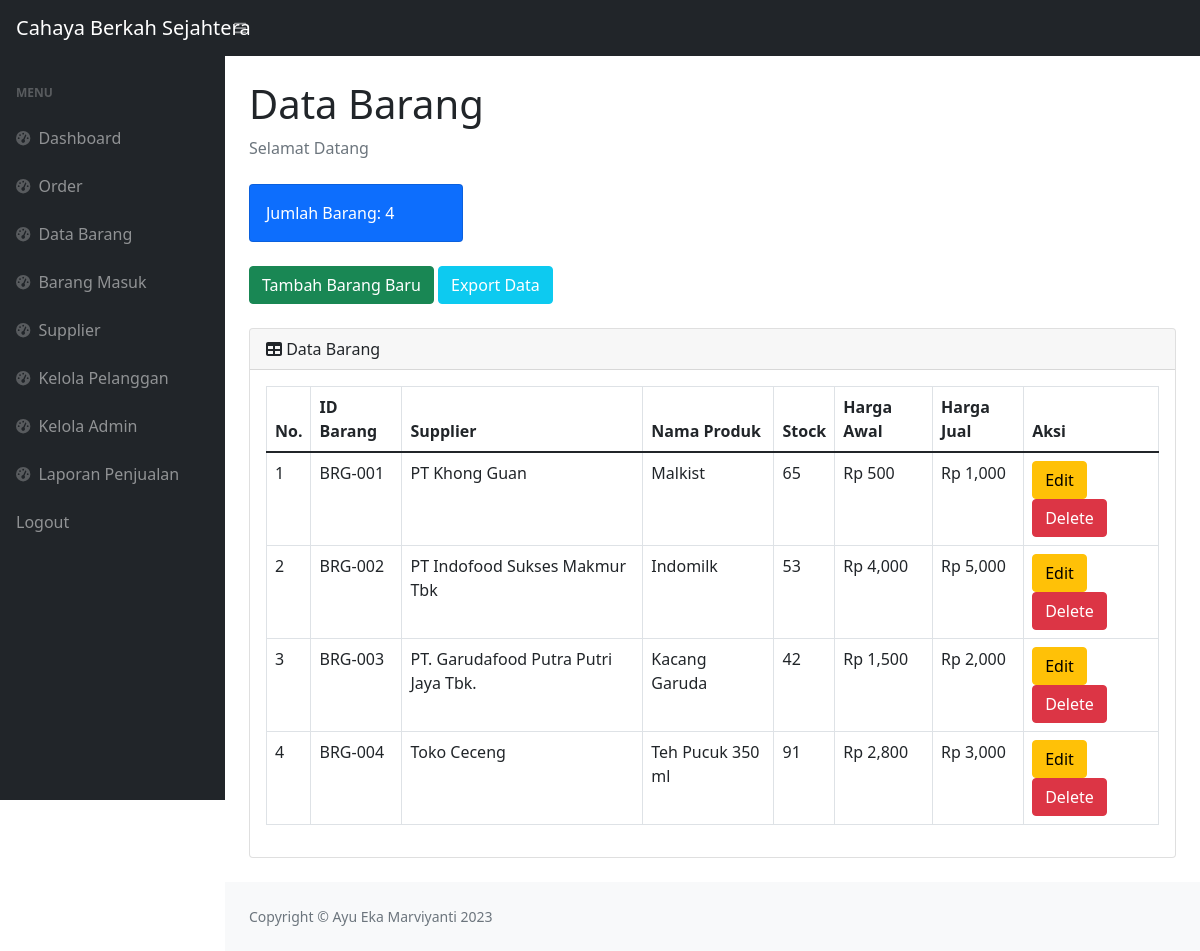
The app's page /stock02.php with its own data.
### tables this page shows
CREATE TABLE `barang` (
  `kode_barang` varchar(12) NOT NULL,
  `barcode` varchar(25) NOT NULL,
  `namaproduk` varchar(50) NOT NULL,
  `id_suplier` int(11) NOT NULL,
  `hargaawal` int(11) NOT NULL,
  `hargajual` int(11) NOT NULL,
  `stok` int(11) NOT NULL
);

CREATE TABLE `suplier` (
  `id_suplier` int(11) NOT NULL,
  `nama_suplier` varchar(255) NOT NULL,
  `telpon` varchar(15) NOT NULL,
  `deskripsi` varchar(255) NOT NULL,
  `alamat` text NOT NULL
);

### stock02.php (the view, shortened to what this page needs)
<?php
require 'function02.php';
$h1 = mysqli_query($conn, "select * from barang ");
$h2 = mysqli_num_rows($h1);
?>
<!DOCTYPE html>
<html lang="en">
<head>
    <link rel="stylesheet" type="text/css" href="https://cdn.datatables.net/1.10.19/css/jquery.dataTables.css">
    <link rel="stylesheet" type="text/css" href="https://cdn.datatables.net/buttons/1.6.5/css/buttons.dataTables.min.css">
    <link rel="stylesheet" type="text/css" href="https://cdn.datatables.net/1.10.19/css/jquery.dataTables.min.css">
    <link href="css/styles.css" rel="stylesheet" />
</head>
<body class="sb-nav-fixed">
    <nav class="sb-topnav navbar navbar-expand navbar-dark bg-dark">
        <a class="navbar-brand ps-3" href="stock02.php">Cahaya Berkah Sejahtera</a>
        <button class="btn btn-link btn-sm order-1 order-lg-0 me-4 me-lg-0" id="sidebarToggle" href="#!"><i class="fas fa-bars"></i></button>
    </nav>
    <div id="layoutSidenav">
        <div id="layoutSidenav_nav">
            <nav class="sb-sidenav accordion sb-sidenav-dark" id="sidenavAccordion">
                <div class="sb-sidenav-menu">
                    <div class="nav">
                        <div class="sb-sidenav-menu-heading">Menu</div>
                        <a class="nav-link" href="index02.php">
                            <div class="sb-nav-link-icon"><i class="fas fa-tachometer-alt"></i></div>
                            Dashboard
                        </a>
                        <a class="nav-link" href="transaksi.php">
                            <div class="sb-nav-link-icon"><i class="fas fa-tachometer-alt"></i></div>
                            Order
                        </a>
                        <a class="nav-link" href="stock02.php">
                            <div class="sb-nav-link-icon"><i class="fas fa-tachometer-alt"></i></div>
                            Data Barang
                        </a>
                        <a class="nav-link" href="masuk02.php">
                            <div class="sb-nav-link-icon"><i class="fas fa-tachometer-alt"></i></div>
                            Barang Masuk
                        </a>
                        <a class="nav-link" href="">
                            <div class="sb-nav-link-icon"><i class="fas fa-tachometer-alt"></i></div>
                            Supplier
                        </a>
                        <a class="nav-link" href="pelanggan.php">
                            <div class="sb-nav-link-icon"><i class="fas fa-tachometer-alt"></i></div>
                            Kelola Pelanggan
                        </a>
                        <a class="nav-link" href="">
                            <div class="sb-nav-link-icon"><i class="fas fa-tachometer-alt"></i></div>
                            Kelola Admin
                        </a>
                        <a class="nav-link" href="laporan02.php">
                            <div class="sb-nav-link-icon"><i class="fas fa-tachometer-alt"></i></div>
                            Laporan Penjualan
                        </a>
                        <a class="nav-link" href="logout.php">
                            Logout
                        </a>
                    </div>
                </div>
            </nav>
        </div>
        <div id="layoutSidenav_content">
            <main>
                <div class="container-fluid px-4">
                    <h1 class="mt-4">Data Barang</h1>
                    <ol class="breadcrumb mb-4">
                        <li class="breadcrumb-item active">Selamat Datang</li>
                    </ol>
                    <div class="row">
                        <div class="col-xl-3 col-md-6">
                            <div class="card bg-primary text-white mb-4">
                                <div class="card-body">Jumlah Barang: <?= $h2; ?></div>
                            </div>
                        </div>
                    </div>
                    <button type="button" class="btn btn-success mb-4" data-bs-toggle="modal" data-bs-target="#exampleModal">
                        Tambah Barang Baru
                    </button>
                    <a href="export-stok02.php" class="btn btn-info text-white mb-4">Export Data</a>
                    <div class="card mb-4">
                        <div class="card-header">
                            <i class="fas fa-table mr-1"></i>
                            Data Barang
                        </div>
                        <div class="card-body">
                            <div class="data-tables datatable-dark">
                                <table class="table table-bordered" id="dataTable" width="100%" collspacing="0">
                                    <thead>
                                        <tr>
                                            <th>No.</th>
                                            <th>ID Barang</th>
                                            <th>Supplier</th>
                                            <th>Nama Produk</th>
                                            <th>Stock</th>
                                            <th>Harga Awal</th>
                                            <th>Harga Jual</th>
                                            <th>Aksi</th>
                                        </tr>
                                    </thead>
                                    <tbody>
                                        <?php
                                        $get = mysqli_query($conn, "select * from barang  b, suplier s where b.id_suplier=s.id_suplier");
                                        $i = 1;
                                        while ($p = mysqli_fetch_array($get)) {
                                            $nama_suplier   = $p['nama_suplier'];
                                            $namaproduk     = $p['namaproduk'];
                                            $stok           = $p['stok'];
                                            $hargaawal      = $p['hargaawal'];
                                            $hargajual      = $p['hargajual'];
                                            $kode_barang    = $p['kode_barang'];
                                        ?>
                                            <tr>
                                                <td><?= $i++; ?></td>
                                                <td><?php echo $kode_barang; ?></td>
                                                <td><?php echo $nama_suplier; ?></td>
                                                <td><?php echo $namaproduk; ?></td>
                                                <td><?php echo $stok; ?></td>
                                                <td>Rp <?php echo number_format($hargaawal); ?></td>
                                                <td>Rp <?php echo number_format($hargajual); ?></td>
                                                <td><button type="button" class="btn btn-warning" data-bs-toggle="modal" data-bs-target="#edit<?php echo $kode_barang; ?>">
                                                        Edit
                                                    </button>
                                                    <button type="button" class="btn btn-danger" data-bs-toggle="modal" data-bs-target="#delete<?php echo $kode_barang; ?>">
                                                        Delete
                                                    </button>
                                                </td>
                                            </tr>
                                        <?php
                                        };
                                        ?>
                                    </tbody>
                                </table>
                            </div>
                        </div>
                    </div>
            </main>
            <footer class="py-4 bg-light mt-auto">
                <div class="container-fluid px-4">
                    <div class="d-flex align-items-center justify-content-between small">
                        <div class="text-muted">Copyright &copy; Ayu Eka Marviyanti 2023</div>
                    </div>
                </div>
            </footer>
        </div>
    </div>
</body>
</html>

### records on screen
barang: kode_barang "BRG-001", id_suplier.nama_suplier "PT Khong Guan", namaproduk "Malkist", stok "65", hargaawal "500", hargajual "1,000"
barang: kode_barang "BRG-002", id_suplier.nama_suplier "PT Indofood Sukses Makmur Tbk", namaproduk "Indomilk", stok "53", hargaawal "4,000", hargajual "5,000"
barang: kode_barang "BRG-003", id_suplier.nama_suplier "PT. Garudafood Putra Putri Jaya Tbk.", namaproduk "Kacang Garuda", stok "42", hargaawal "1,500", hargajual "2,000"
barang: kode_barang "BRG-004", id_suplier.nama_suplier "Toko Ceceng", namaproduk "Teh Pucuk 350 ml", stok "91", hargaawal "2,800", hargajual "3,000"

### other values on screen
$h2 "4"
